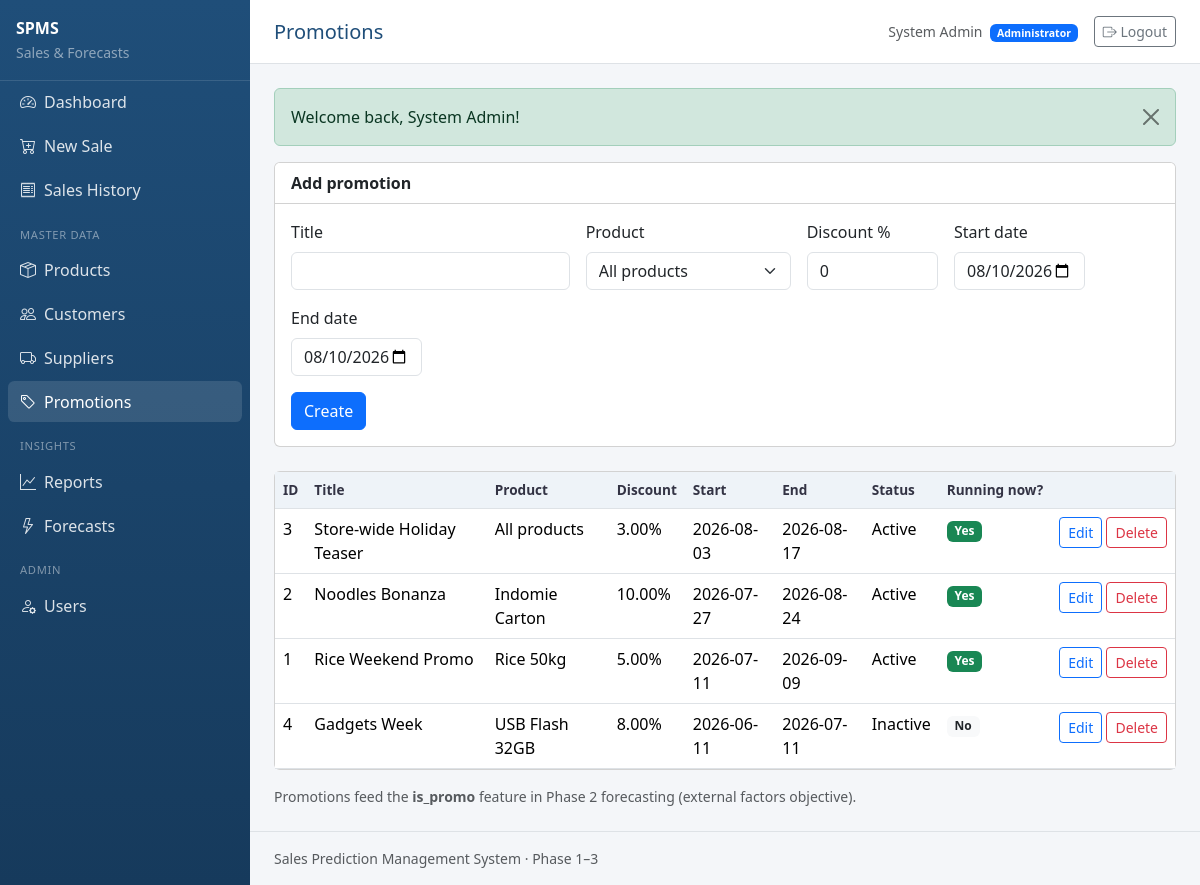
The app's page /web/public/index.php?page=promotions (signed in) with its own data.
### tables this page shows
CREATE TABLE promotions (
  id INT UNSIGNED AUTO_INCREMENT PRIMARY KEY,
  product_id INT UNSIGNED NULL COMMENT 'NULL = applies to all products',
  title VARCHAR(160) NOT NULL,
  discount_pct DECIMAL(5,2) NOT NULL DEFAULT 0.00,
  start_date DATE NOT NULL,
  end_date DATE NOT NULL,
  is_active TINYINT(1) NOT NULL DEFAULT 1,
  created_at TIMESTAMP NOT NULL DEFAULT CURRENT_TIMESTAMP,
  CONSTRAINT fk_promotions_product
    FOREIGN KEY (product_id) REFERENCES products(id)
    ON DELETE CASCADE ON UPDATE CASCADE
);

CREATE TABLE products (
  id INT UNSIGNED AUTO_INCREMENT PRIMARY KEY,
  name VARCHAR(160) NOT NULL,
  category VARCHAR(100) NULL,
  unit_price DECIMAL(12,2) NOT NULL DEFAULT 0.00,
  stock_qty INT NOT NULL DEFAULT 0,
  reorder_level INT NOT NULL DEFAULT 10,
  supplier_id INT UNSIGNED NULL,
  is_active TINYINT(1) NOT NULL DEFAULT 1,
  created_at TIMESTAMP NOT NULL DEFAULT CURRENT_TIMESTAMP,
  CONSTRAINT fk_products_supplier
    FOREIGN KEY (supplier_id) REFERENCES suppliers(id)
    ON DELETE SET NULL ON UPDATE CASCADE
);

### web/public/index.php (called while the page is built, shortened)
<?php
require_once __DIR__ . '/../includes/layout.php';
$page = (string) ($_GET['page'] ?? 'dashboard');
$routes = [
    'login'       => __DIR__ . '/../modules/auth/login.php',
    'logout'      => __DIR__ . '/../modules/auth/logout.php',
    'dashboard'   => __DIR__ . '/../modules/dashboard/index.php',
    'products'    => __DIR__ . '/../modules/products/index.php',
    'customers'   => __DIR__ . '/../modules/customers/index.php',
    'suppliers'   => __DIR__ . '/../modules/suppliers/index.php',
    'users'       => __DIR__ . '/../modules/users/index.php',
    'promotions'  => __DIR__ . '/../modules/promotions/index.php',
    'sales'       => __DIR__ . '/../modules/sales/history.php',
    'sales_new'   => __DIR__ . '/../modules/sales/new.php',
    'receipt'     => __DIR__ . '/../modules/sales/receipt.php',
    'reports'     => __DIR__ . '/../modules/reports/index.php',
    'forecasts'   => __DIR__ . '/../modules/forecasts/index.php',
];
try {
    require $routes[$page];
} catch (PDOException $e) {
    http_response_code(500);
    $msg = 'Database error. Check that MySQL is running and you imported schema.sql + seed.sql. '
        . 'Also verify web/config/database.php credentials.';
    if (is_logged_in()) {
        render_header('Error');
        echo '<div class="alert alert-danger">' . e($msg) . '</div>';
        echo '<pre class="small text-muted">' . e($e->getMessage()) . '</pre>';
        render_footer();
    } else {
        render_login_header('Error');
        echo '<div class="alert alert-danger">' . e($msg) . '</div>';
        render_login_footer();
    }
}

### web/includes/helpers.php (called while the page is built, shortened)
<?php
function e(?string $value): string
{
    return htmlspecialchars((string) $value, ENT_QUOTES | ENT_SUBSTITUTE, 'UTF-8');
}
function base_url(string $path = ''): string
{
    $script = $_SERVER['SCRIPT_NAME'] ?? '/index.php';
    $dir = rtrim(str_replace('\\', '/', dirname($script)), '/');
    $path = ltrim($path, '/');
    return $dir . '/' . $path;
}
function url(string $page, array $params = []): string
{
    $params = array_merge(['page' => $page], $params);
    return base_url('index.php?' . http_build_query($params));
}

### web/modules/promotions/index.php (the view, shortened to what this page needs)
<?php
$pdo = db();
$edit = null;
$promotions = $pdo->query(
    'SELECT pr.*, p.name AS product_name
     FROM promotions pr
     LEFT JOIN products p ON p.id = pr.product_id
     ORDER BY pr.start_date DESC'
)->fetchAll();
$today = date('Y-m-d');
?>
<div class="card mb-4">
    <div class="card-header bg-white fw-semibold"><?= $edit ? 'Edit promotion' : 'Add promotion' ?></div>
    <div class="card-body">
        <form method="post" class="row g-3">
            <div class="col-md-4">
                <label class="form-label">Title</label>
                <input name="title" class="form-control" required value="<?= e($edit['title'] ?? '') ?>">
            </div>
            <div class="col-md-3">
                <label class="form-label">Product</label>
                <select name="product_id" class="form-select">
                    <option value="">All products</option>
                </select>
            </div>
            <div class="col-md-2">
                <label class="form-label">Discount %</label>
                <input type="number" step="0.01" min="0" max="100" name="discount_pct" class="form-control" required
                       value="<?= e((string) ($edit['discount_pct'] ?? '0')) ?>">
            </div>
            <div class="col-md-2">
                <label class="form-label">Start date</label>
                <input type="date" name="start_date" class="form-control" required
                       value="<?= e($edit['start_date'] ?? $today) ?>">
            </div>
            <div class="col-md-2">
                <label class="form-label">End date</label>
                <input type="date" name="end_date" class="form-control" required
                       value="<?= e($edit['end_date'] ?? $today) ?>">
            </div>
            <div class="col-12">
                <button class="btn btn-primary"><?= $edit ? 'Update' : 'Create' ?></button>
            </div>
        </form>
    </div>
</div>
<div class="card">
    <div class="table-responsive">
        <table class="table table-hover mb-0">
            <thead>
            <tr>
                <th>ID</th><th>Title</th><th>Product</th><th>Discount</th>
                <th>Start</th><th>End</th><th>Status</th><th>Running now?</th><th></th>
            </tr>
            </thead>
            <tbody>
            <?php foreach ($promotions as $pr):
                $running = (int) $pr['is_active'] === 1
                    && $pr['start_date'] <= $today
                    && $pr['end_date'] >= $today;
                ?>
                <tr>
                    <td><?= (int) $pr['id'] ?></td>
                    <td><?= e($pr['title']) ?></td>
                    <td><?= e($pr['product_name'] ?? 'All products') ?></td>
                    <td><?= e(number_format((float) $pr['discount_pct'], 2)) ?>%</td>
                    <td><?= e($pr['start_date']) ?></td>
                    <td><?= e($pr['end_date']) ?></td>
                    <td><?= (int) $pr['is_active'] ? 'Active' : 'Inactive' ?></td>
                    <td>
                        <?php if ($running): ?>
                            <span class="badge text-bg-success">Yes</span>
                        <?php else: ?>
                            <span class="badge text-bg-light text-dark">No</span>
                        <?php endif; ?>
                    </td>
                    <td class="text-nowrap">
                        <a class="btn btn-sm btn-outline-primary" href="<?= e(url('promotions', ['edit' => $pr['id']])) ?>">Edit</a>
                        <form method="post" class="d-inline" onsubmit="return confirm('Delete this promotion?');">
                            <button class="btn btn-sm btn-outline-danger">Delete</button>
                        </form>
                    </td>
                </tr>
            <?php endforeach; ?>
            </tbody>
        </table>
    </div>
</div>
<p class="text-muted small mt-3 mb-0">
    Promotions feed the <strong>is_promo</strong> feature in Phase 2 forecasting (external factors objective).
</p>

### web/public/assets/css/app.css (style rules this page uses)
:root { --spms-primary: #1f4e79; --spms-accent: #2e75b6; --sidebar-width: 250px; }
body { background: #f4f6f9; font-family: system-ui, -apple-system, "Segoe UI", Roboto, Arial, sans-serif; }
.table thead th { background: #eef3f8; color: #334; font-size: 0.85rem; white-space: nowrap; }

### records on screen
promotions: id "3", title "Store-wide Holiday Teaser", product_name "All products", discount_pct "3.00", start_date "2026-08-03", end_date "2026-08-17", is_active "Active"
promotions: id "2", title "Noodles Bonanza", product.name "Indomie Carton", discount_pct "10.00", start_date "2026-07-27", end_date "2026-08-24", is_active "Active"
promotions: id "1", title "Rice Weekend Promo", product.name "Rice 50kg", discount_pct "5.00", start_date "2026-07-11", end_date "2026-09-09", is_active "Active"
promotions: id "4", title "Gadgets Week", product.name "USB Flash 32GB", discount_pct "8.00", start_date "2026-06-11", end_date "2026-07-11", is_active "Inactive"

### other values on screen
$short "SPMS"
$title !== '' ? $title : 'Dashboard' "Promotions"
$user['name'] "System Admin"
role_label($user['role'] ?? 'staff') "Administrator"
$flash['message'] "Welcome back, System Admin!"
app_config('name') "Sales Prediction Management System"
